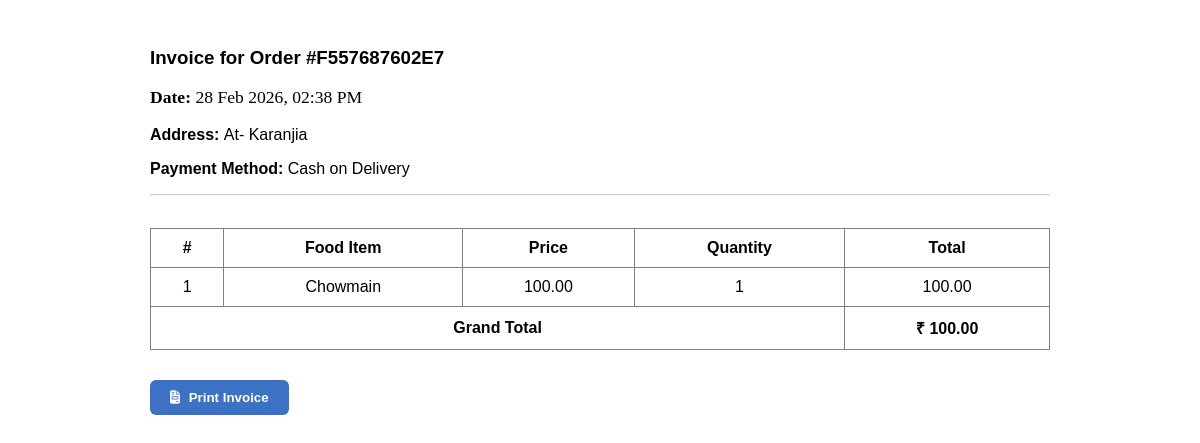
The page /api/invoice/F557687602E7/ on the database its author committed.
### foodordering/models.py (models this page shows, shortened)
class OrderAddress(models.Model):
    user = models.ForeignKey(User, on_delete=models.CASCADE)
    order_number = models.CharField(max_length=128, null=True)
    address = models.TextField()
    order_time = models.DateTimeField(auto_now_add=True)
    order_final_status = models.CharField(max_length=200, null=True)

class PaymentDetail(models.Model):
    PAYMENT_CHOICES = [
        ("cod", "Cash on Delivery"),
        ("online", "Online Payment")
    ]
    user = models.ForeignKey(User, on_delete=models.CASCADE)
    order_number = models.CharField(max_length = 100, null=True)
    payment_mode = models.CharField(max_length = 30, choices=PAYMENT_CHOICES)
    card_number = models.CharField(max_length = 50, null=True, blank=True)
    expiry_date = models.CharField(max_length = 20, null=True, blank=True)
    cvv = models.CharField(max_length = 5, null=True, blank=True)
    payment_date = models.DateTimeField(auto_now_add=True)

class Food(models.Model):
    category = models.ForeignKey(Category, on_delete=models.CASCADE)
    item_name = models.CharField(max_length = 50)
    item_price = models.DecimalField(max_digits=10, decimal_places=2)
    item_description = models.TextField(max_length = 500, null=True, blank=True)
    image = CloudinaryField('image', blank=True, null=True)
    item_quantity = models.CharField(max_length=50)
    is_available = models.BooleanField(default = True)
    created_at = models.DateTimeField(auto_now_add=True)
    updated_at = models.DateTimeField(auto_now=True)

### foodordering/views.py (the view)
# urls.py: path('invoice/<str:order_number>/', get_invoice),
def get_invoice(request, order_number):
    orders = Order.objects.filter(order_number = order_number, is_order_placed = True).select_related('food')
    address = OrderAddress.objects.get(order_number = order_number)
    payment = PaymentDetail.objects.filter(order_number=order_number).first()
    grand_total = 0
    order_data = []
    for order in orders:
        total_price = order.food.item_price * order.quantity
        grand_total += total_price
        order_data.append({
            'food': order.food,
            'quantity': order.quantity,
            'total_price': total_price,
        })
    return render(request, 'invoice.html', {
        'order_number': order_number,
        'order_data': order_data,
        'address': address,
        'grand_total': grand_total,
        'payment': payment,
    })

### foodordering/templates/invoice.html (shortened to what this page needs)
<!DOCTYPE html>
<html lang="en">
<head>
    <link rel="stylesheet" href="https://cdnjs.cloudflare.com/ajax/libs/font-awesome/6.5.0/css/all.min.css">
</head>
<body>
    <div class="invoice-container">
        <h3 class="text-primary">Invoice for Order #{{order_number}}</h3>
        <p class="invoice-text"><strong>Date: </strong> {{address.order_time|date:"d M Y, h:i A" }}</p>
        <p><strong>Address: </strong> {{address.address}}</p>
        <p><strong>Payment Method:</strong>
            {% if payment %}
            {{ payment.get_payment_mode_display }}
            {% else %}
            N/A
            {% endif %}
        </p>
        <hr>
        <table>
            <thead>
                <tr>
                    <th>#</th>
                    <th>Food Item</th>
                    <th>Price</th>
                    <th>Quantity</th>
                    <th>Total</th>
                </tr>
            </thead>
            <tbody>
                {% for order in order_data%}
                <tr>
                    <td>{{forloop.counter}}</td>
                    <td>{{order.food.item_name}}</td>
                    <td>{{order.food.item_price}}</td>
                    <td>{{order.quantity}}</td>
                    <td>{{order.total_price}}</td>
                </tr>
                {% endfor %}
            </tbody>
            <tfoot>
                <tr>
                    <th colspan="4" style="text-align: center;">Grand Total</th>
                    <th>&#8377; {{grand_total}}</th>
                </tr>
            </tfoot>
        </table>
        <div class="print-area" style="margin-top: 30px;">
            <button onclick="window.print()" style="padding:10px 20px;
         background:#3c72c3;
         color:white;
         border:none;
         border-radius:6px;">
                <i class="fas fa-file-invoice " style="margin-right: 5px;"></i>
                <strong>Print Invoice</strong>
            </button>
        </div>
    </div>
</body>
</html>

### foodordering/templates/invoice.html (style rules this page uses)
body { font-family: Arial, sans-serif; padding: 20px; }
.invoice-container { max-width: 900px; margin: auto; background: #fff; }
.invoice-text { font-family: "Times New Roman", serif; font-size: 1.1rem; }
hr { margin-bottom: 2rem; opacity: 0.5; }
table { width: 100%; border-collapse: collapse; }
th, td { border: 1px solid gray; padding: 10px; text-align: center; }

### rows shown on the page
OrderAddress: order_time "28 Feb 2026, 02:38 PM", address "At- Karanjia"
PaymentDetail: payment_mode "Cash on Delivery"
Food: food.item_name "Chowmain", food.item_price "100.00", quantity "1", total_price "100.00"

### other values the page prints
{{ order_number }} "F557687602E7"
{{ grand_total }} "100.00"
